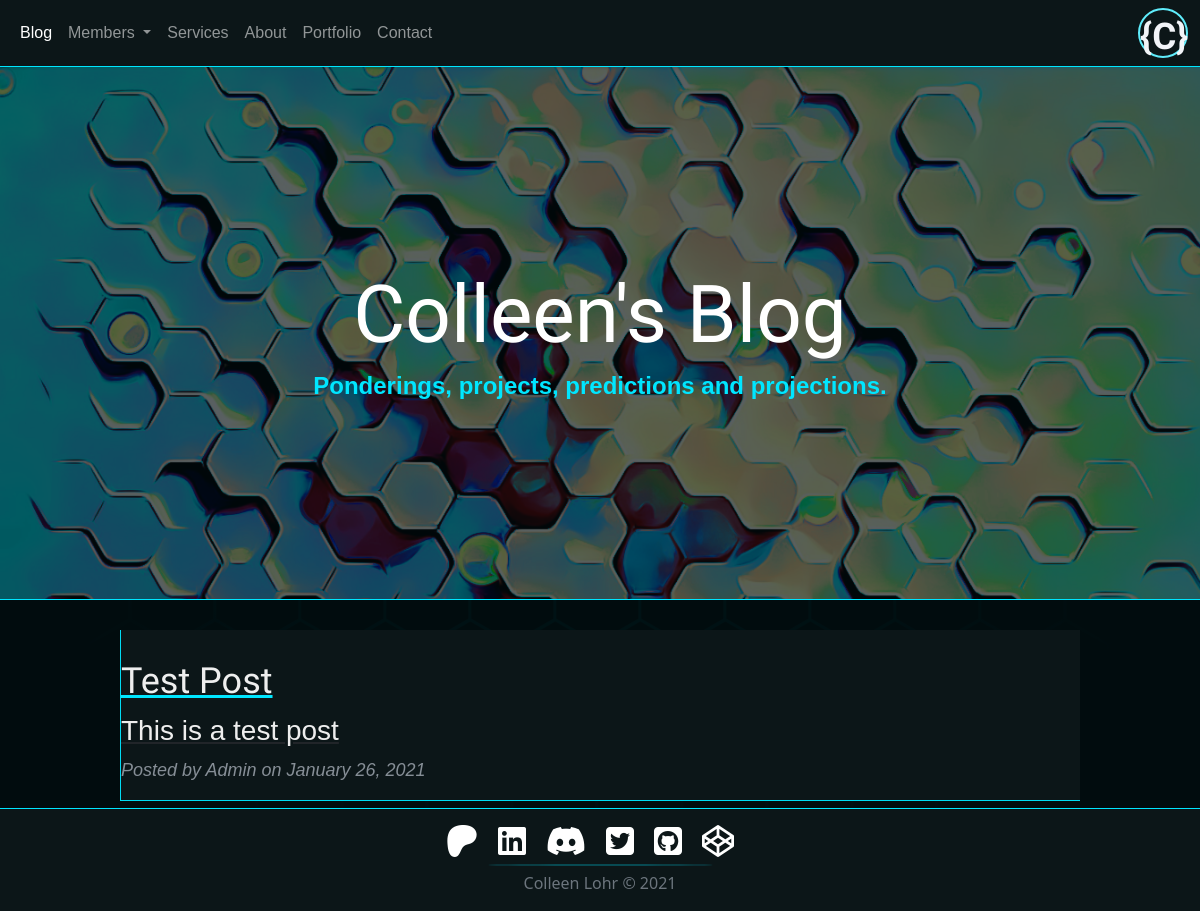
Before: / with the older database file.
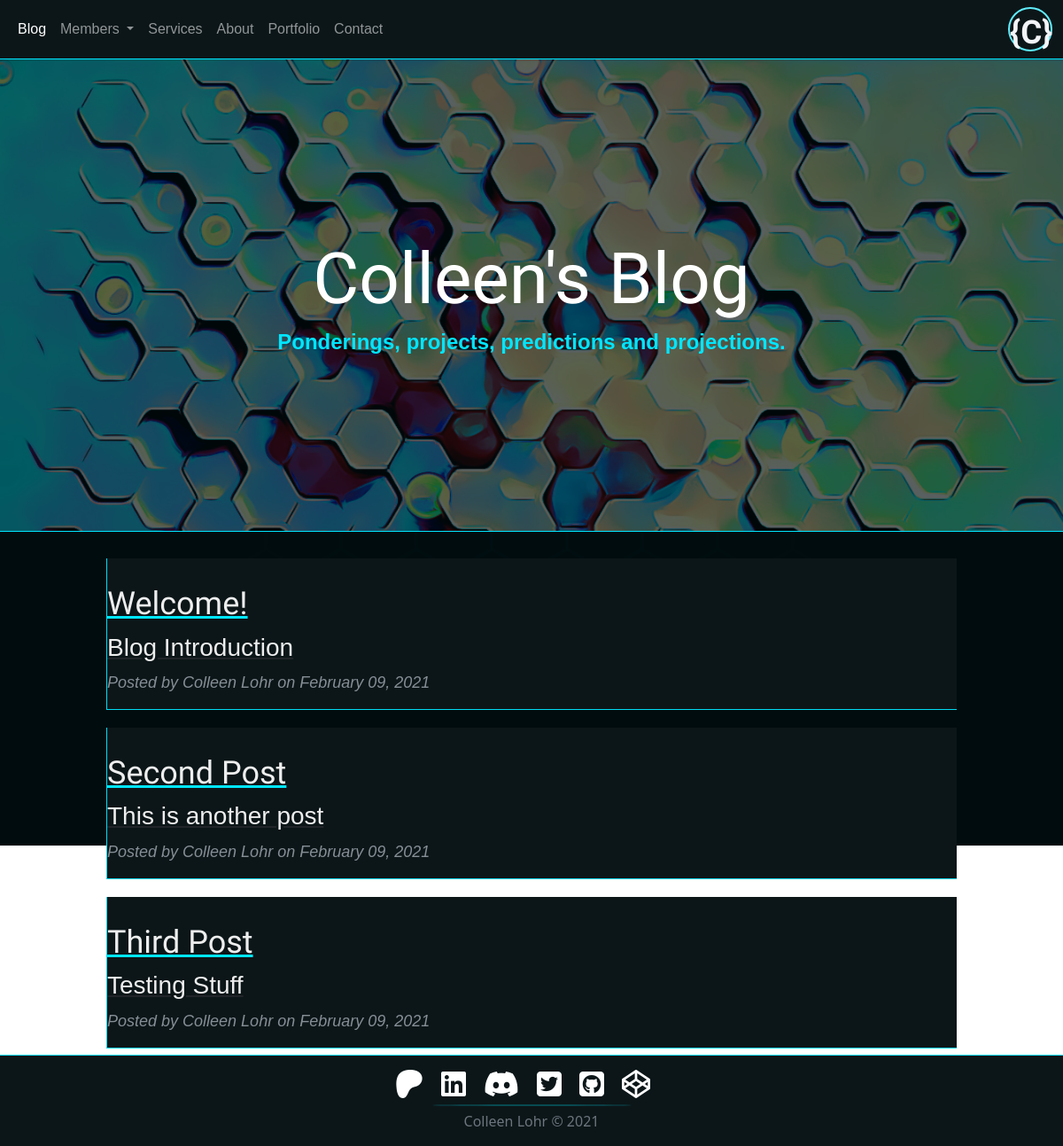
After: the same page with the newer database file.
### main.py (models this page shows)
class BlogPost(db.Model):
    __tablename__ = "blog_posts"
    id = db.Column(db.Integer, primary_key=True)
    author_id = db.Column(db.Integer, db.ForeignKey("users.id"))
    author = relationship("User", back_populates="posts")
    title = db.Column(db.String(250), unique=True, nullable=False)
    subtitle = db.Column(db.String(250), nullable=False)
    date = db.Column(db.String(250), nullable=False)
    body = db.Column(db.Text, nullable=False)
    img_url = db.Column(db.String(250), nullable=False)
    comments = relationship("Comment", back_populates="parent_post")

class User(UserMixin, db.Model):
    __tablename__ = "users"
    id = db.Column(db.Integer, primary_key=True)
    email = db.Column(db.String(100), unique=True)
    password = db.Column(db.String(100))
    name = db.Column(db.String(100))
    posts = relationship("BlogPost", back_populates="author")
    comments = relationship("Comment", back_populates="comment_author")

### main.py (the view)
@app.route('/')
def get_all_posts():
    posts = BlogPost.query.all()
    return render_template("blog.html", all_posts=posts, current_user=current_user)

### templates/blog.html (shortened to what this page needs)
{% include "header.html" %}
{% block content %}
<header class="masthead" style="background-image: url('{{ url_for('static', filename='/img/hex-main.png')}}')">
    <div class="overlay"></div>
    <div class="container">
        <div class="row">
            <div class="col-lg-8 col-md-10 mx-auto">
                <div class="site-heading">
                    <h1>Colleen's Blog</h1>
                    <span class="subheading">Ponderings, projects, predictions and projections.</span>
                </div>
            </div>
        </div>
    </div>
</header>
<section class="main-container">
    <div class="contact-container">
            <div class="blu-hr-header"></div>
                {% for post in all_posts %}
            <div class="post-card">
                <div class="post-preview">
                    <a href="{{ url_for('show_post', post_id=post.id) }}">
                        <h2 class="blog-title post-title">
                            {{post.title}}
                        </h2>
                        <h3 class="blog-subtitle post-subtitle">
                            {{post.subtitle}}
                        </h3>
                    </a>
                    <p class="blog-author post-meta">Posted by
                        {{post.author.name}}
                        on {{post.date}}
                    </p>
                </div>
            </div>
                {% endfor %}
        </div>
</section>
{% include "footer.html" %}
{% endblock %}

### templates/header.html (shortened to what this page needs)
<!DOCTYPE html>
<html lang="en">
<head>
    <link href="{{ url_for('static', filename='css/main.css')}}" rel="stylesheet">
    <link href="https://cdn.jsdelivr.net/npm/bootstrap@5.0.0-beta1/dist/css/bootstrap.min.css" rel="stylesheet">
</head>
<body>
<nav class="navbar navbar-expand-lg navbar-dark cust-nav">
    <div class="container-fluid">
        <div class="collapse navbar-collapse" id="navbarSupportedContent">
            <ul class="navbar-nav mr-auto mb-2 mb-lg-0">
                <li class="nav-item">
                    <a class="nav-link active" aria-current="page" href="{{ url_for('get_all_posts') }}">Blog</a>
                </li>
                <li class="nav-item dropdown">
                        <a class="nav-link dropdown-toggle" href="#" id="navbarDropdown" role="button" data-bs-toggle="dropdown" aria-expanded="false">
                        Members
                        </a>
                </li>
                <li class="nav-item">
                    <a class="nav-link" href="{{ url_for('services') }}">Services</a>
                </li>
                <li class="nav-item">
                    <a class="nav-link" href="{{ url_for('about') }}">About</a>
                </li>
                <li class="nav-item">
                    <a class="nav-link" href="{{ url_for('portfolio') }}">
                    Portfolio
                    </a>
                </li>
                <li class="nav-item">
                    <a class="nav-link" href="{{ url_for('contact') }}">Contact</a>
                </li>
            </ul>
        </div>
        <div class="logo-container">
            <div class="logo-circle">
                <a class="navbar-brand mx-auto initial" href="{{ url_for('get_all_posts') }}">
                    <div class="initial-container">{C}</div>
                </a>
            </div>
        </div>
    </div>
    </nav>
  <div class="blu-hr-header"></div>

### templates/footer.html (shortened to what this page needs)
 <footer>
     <div class="blu-hr-header"></div>
   <div class="footer-container">
         <ul class="footer-list">
             <li><a href="#"><i class="footer-social fab fa-patreon"></i></a></li>
           <li><a href="https://www.linkedin.com/in/colleen-lohr/"><i class="footer-social fab fa-linkedin"></i></a></li>
           <li><a href="https://discord.gg/M4x293xJAT"><i class="footer-social fab fa-discord"></i></a></li>
           <li><a href="https://twitter.com/cmlohr"><i class="footer-social fab fa-twitter-square"></i></a></li>
           <li><a href="https://github.com/cmlohr"><i class="footer-social fab fa-github-square"></i></a></li>
           <li><a href="https://codepen.io/cmlohr"><i class="footer-social fab fa-codepen"></i></a></li>
         </ul>
   </div>
   <hr class="footer-hr">
    <p class="copyright text-muted">Colleen Lohr &copy; 2021</p>
 </footer>
</body>
</html>

### static/css/main.css (style rules this page uses)
* { box-sizing: border-box; }
*:before, *:after { box-sizing: border-box; }
body { background-color: #5FECFB;font-size: 20px;color: #212529;height: 100%;position: relative;font-family: 'Archivo', sans-serif; }
.main-container { height: 100%; overflow: hidden;display: block;position: relative;padding-bottom: 120px; }
.logo-container { display: flex;margin: 0; }
.logo-circle { z-index: 1;border-radius: 50%;width: 50px;height: 50px;background: #0C1618;border: 2px solid #5FECFB;font-family: 'Raleway', sans-serif;font-size: 2.2rem;font-weight: bold; }
.initial-container { z-index: 1; text-align: center; font-family: 'Raleway', sans-serif; font-size: 2.3rem; font-weight: bold;color: #F2F4F8;top: -.09rem;position: relative; animation: flicker 12s linear infinite; }
.initial { text-decoration: none; }
.cust-nav { background-color: #0C1618; z-index: 100; font-size: 1rem; font-family: 'Archivo', sans-serif; }
p { line-height: 1.5; margin: 30px 0; }
h1, h2, h3, h4, h5, h6 { font-family: 'Raleway', sans-serif; }
a { color: #212529; transition: all 0.2s; }
header.masthead { margin-bottom: 0; background: no-repeat center center; background-color: #191919; background-attachment: scroll; position: relative; background-size: cover; z-index: 0; }
header.masthead .overlay { position: absolute; top: 0; left: 0; height: 100%; width: 100%; background-color: rgba(1, 12, 14, 0.65); z-index: -1; }
header.masthead .page-heading, header.masthead .post-heading, header.masthead .site-heading { padding: 200px 0 150px; }
@media only screen and (min-width: 768px) { header.masthead .page-heading, header.masthead .post-heading, header.masthead .site-heading { padding: 200px 0; } }
header.masthead .page-heading, header.masthead .site-heading { text-align: center; }
header.masthead .page-heading h1, header.masthead .site-heading h1 { font-size: 50px; margin-top: 0; color: white; }
header.masthead .page-heading .subheading, header.masthead .site-heading .subheading { font-size: 24px; font-weight: bold; line-height: 1.1; color: rgb(0,230,255); display: block; margin: 10px 0 0; font-family: 'Archivo', sans-serif; }
@media only screen and (min-width: 768px) { header.masthead .page-heading h1, header.masthead .site-heading h1 { font-size: 80px; } }
.post-preview { background-color: #0C1618; top: 20px; width: 80%; margin: 10px; position: relative; border-left: 1px solid rgba(0,230,255,.95); border-bottom: 1px solid rgba(0,230,255,.95); }
.post-preview > a { color: #212529; }
.post-preview > a > .post-title { font-size: 30px; margin-top: 30px; margin-bottom: 10px; }
.post-preview > a > .post-subtitle { font-weight: 300; margin: 0 0 10px; }
.post-preview > .post-meta { font-size: 18px; font-style: italic; margin-top: 0; color: #868e96; }
.post-card { position: relative; background: none; display: flex; justify-content: center; align-items: center; }
.fab { font-size: 4rem; color: white; }
@media only screen and (min-width: 768px) { .post-preview > a > .post-title { font-size: 36px; } }
footer { position: absolute; bottom: 0 !important; width: 100%; background-color: #0C1618; text-align: center !important; }
footer .copyright { font-size: 1rem; margin-top: 5px; text-align: center !important; }
.footer-container { text-align: center; margin-top: 1rem; margin-bottom:-1rem; }
.footer-list { list-style-type: none; display: inline-flex; margin-right: 2rem; }
.footer-list li { margin: 0 10px; }
.footer-social { font-size: 2rem; }
.footer-hr { z-index: 400; border: 1.5px solid rgb(0,230,255); border-radius: 50%; margin: auto; margin-top: 5px; width: 225px; }
.blu-hr-header { position: relative; z-index: 999; margin: auto; border-top: .1em solid rgb(0,230,255); border-radius: 0; }
.blog-title { color: #eeeeee; text-decoration: underline rgb(0,230,255); font-family: 'Raleway', sans-serif; }
.blog-subtitle { color: #eeeeee; font-family: 'Archivo', sans-serif; }
.blog-author { color: #eeeeee; font-family: 'Archivo', sans-serif; }

Changed rows visible on the page:
changed BlogPost: title "Test Post" → "Welcome!"; subtitle "This is a test post" → "Blog Introduction"; author.name "Admin" → "Colleen Lohr"; date "January 26, 2021" → "February 09, 2021"
added BlogPost: title "Second Post", subtitle "This is another post", author.name "Colleen Lohr", date "February 09, 2021"
added BlogPost: title "Third Post", subtitle "Testing Stuff", author.name "Colleen Lohr", date "February 09, 2021"
